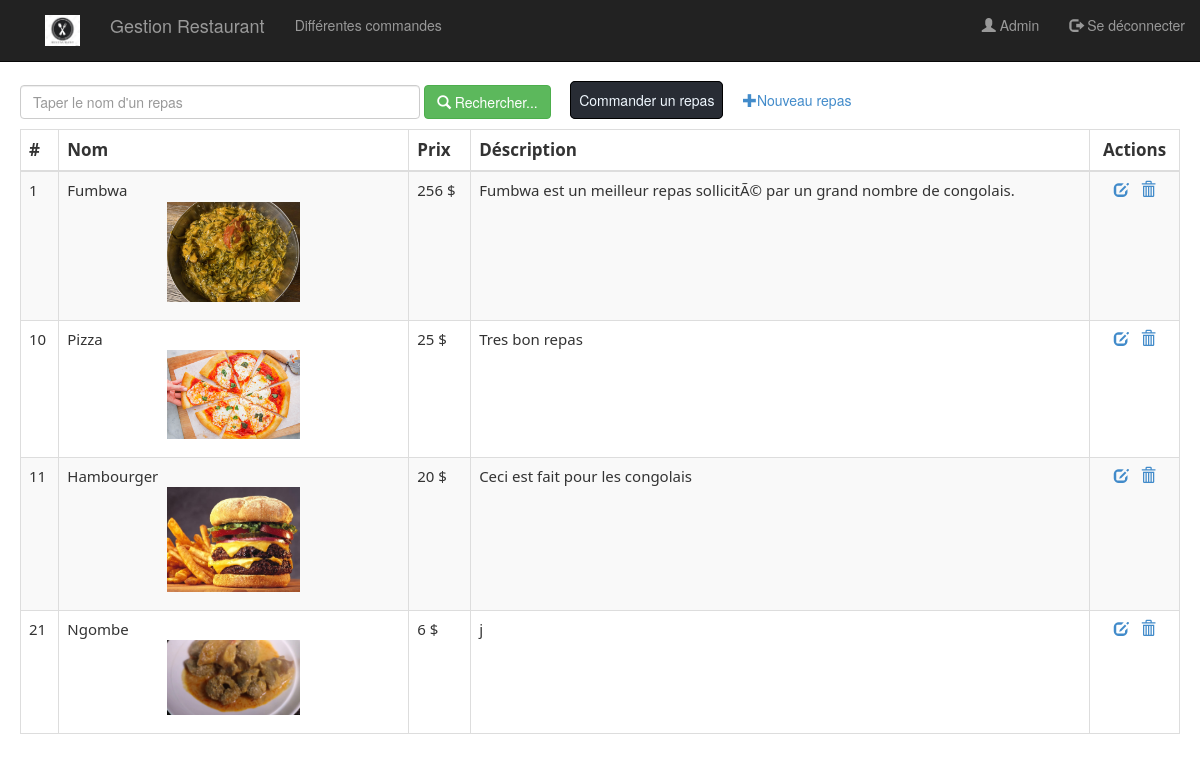
Screenshot of /views/home.php (signed in) with the database file from the repository.
### tables this page shows
CREATE TABLE IF NOT EXISTS `repas` (
  `idRepas` int(11) NOT NULL AUTO_INCREMENT,
  `nom` varchar(255) DEFAULT NULL,
  `prix` int(11) NOT NULL,
  `detail` text NOT NULL,
  `photo` varchar(255) NOT NULL,
  PRIMARY KEY (`idRepas`)
);

### views/home.php (the view, shortened to what this page needs)
<?php
    require_once("../BD/connexion.php");
    $repas=isset($_GET['nomRepas'])?$_GET['nomRepas']:"";
    $requete = "SELECT * FROM repas WHERE nom like '%$repas%' ";
    $resultExe = $pdo->query($requete);
?>
<!DOCTYPE html>
<html>
    <head>
        <link rel="stylesheet" href="../css/bootstrap.css">
    </head>
    <body>
        <?php include("menu.php") ?>
        <div>
            <form method="get" action="home.php" class="form-inline form1">
                <div class="form-group">
                    <input type="search" name="nomRepas" placeholder="Taper le nom d'un repas" class="form-control inputRecherche"
                        value="<?php  ?>">
                </div>
                    <button type="submit" class="btn btn-success">
                        <span class="glyphicon glyphicon-search"> </span> Rechercher...
                    </button> &nbsp; &nbsp;
                    <a href="commandeRepas.php" id="commanderRepas">Commander un repas</a> &nbsp; &nbsp;
                    <a href="newRepas.php">
                        <span class="glyphicon glyphicon-plus "  title="Ajouter un repas"> </span>Nouveau repas
                    </a> &nbsp;
            </form>
        </div>
        <table class="table table-bordered table-striped">
            <thead>
                <tr>
                    <th>#</th>
                    <th style="font-family: 'Segoe UI'; width: 350px ">Nom</th>
                    <th>Prix</th>
                    <th>Déscription</th>
                    <th><center>Actions</center></th>
                </tr>
            </thead>
            <tbody>
                <?php while($repas=$resultExe->fetch()){?>
                    <tr>
                    <td style="font-family:Segoe UI"> <?php echo $repas['idRepas'] ?> </td>
                    <td style="font-family: 'Segoe UI'; "> <?php echo $repas['nom'] ?> <p style="text-align:center">
                    <img src="../Images/<?php echo $repas['photo']?>" width="40%">
                     </p> </td>
                    <td> <?php echo $repas['prix']. " $" ?> </td>
                    <td> <?php echo $repas['detail'] ?> </td>
                    <td> <center>
                    <a href="editerRepas.php?id=<?php echo $repas['idRepas'] ?>">
                        <span class="glyphicon glyphicon-edit "  title="Modifier ce repas"> </span>
                    </a> &nbsp;
                    <a onclick="return confirm('Etes-vous sûr de vouloir supprimer ce repas ?')"
                        href="../back/SupprimerRepas.php?id=<?php echo $repas['idRepas'] ?>" title="Suppression du repas">
                            <span class="glyphicon glyphicon-trash"> </span>
                    </a>
                    </center>
                    </td>
                    </tr>
                <?php }?>
            </tbody>
        </table>
    </body>
</html>

### views/home.php (style rules this page uses)
body { padding: 20px; }
table { margin-top: 10px !important; }
.form1 { margin-top: 65px; }
input[type="search"] { width:400px; }
#commanderRepas { background-color:#282c34; border:1px solid black; padding: 8px; border-radius: 5px; color: aliceblue; }
a { text-decoration: none ; }
table thead tr th { font-size: 17px; font-family: Segoe UI; }
table tbody tr td { font-size: 15px; font-family: Segoe UI; }

### rows the page displays
repas: idRepas "1", nom "Fumbwa", photo (picture), prix "256", detail "Fumbwa est un meilleur repas sollicitÃ© par un grand nombre de congolais."
repas: idRepas "10", nom "Pizza", photo (picture), prix "25", detail "Tres bon repas"
repas: idRepas "11", nom "Hambourger", photo (picture), prix "20", detail "Ceci est fait pour les congolais"
repas: idRepas "21", nom "Ngombe", photo (placeholder picture), prix "6", detail "j"

### other values shown
$_SESSION['user']['nom'] "Admin"
